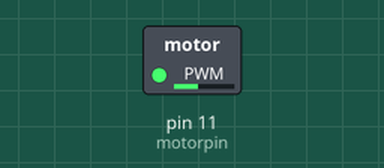
The sketch below on a simulated Arduino Uno, built with avr-gcc and run on an emulated ATmega328P. On the bench: switched loads named in the sketch (green lamp = pin HIGH).

Above: at 0.1 s.
Timing chart, 0 to 1.6 s (numbered marks = the images above):
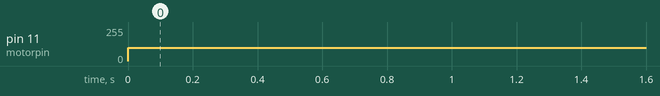

Measured:
- by itself, pin 11 (motorpin): 0/255 → 100/255 at 0.00 s

The sketch:

Motor_Run.ino
```cpp
const int motorpin = 11;

void setup()
{
   pinMode(motorpin, OUTPUT);
}

void loop()
{
   analogWrite(motorpin, 100);
}
```
